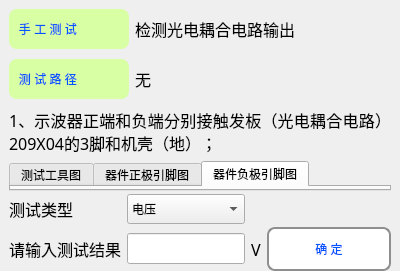
             <widget class="QWidget" name="widget_8" native="true">
              <property name="minimumSize">
               <size>
                <width>400</width>
                <height>0</height>
               </size>
              </property>
              <property name="maximumSize">
               <size>
                <width>400</width>
                <height>16777215</height>
               </size>
              </property>
              <layout class="QVBoxLayout" name="verticalLayout_37">
               <property name="spacing">
                <number>0</number>
               </property>
               <property name="leftMargin">
                <number>0</number>
               </property>
               <property name="topMargin">
                <number>0</number>
               </property>
               <property name="rightMargin">
                <number>0</number>
               </property>
               <property name="bottomMargin">
                <number>0</number>
               </property>
               <item>
                <widget class="QWidget" name="widget_test_procedure" native="true">
                 <property name="minimumSize">
                  <size>
                   <width>200</width>
                   <height>0</height>
                  </size>
                 </property>
                 <property name="maximumSize">
                  <size>
                   <width>16777215</width>
                   <height>70</height>
                  </size>
                 </property>
                 <layout class="QHBoxLayout" name="horizontalLayout_17">
                  <property name="bottomMargin">
                   <number>5</number>
                  </property>
                  <item>
                   <widget class="QLabel" name="label_test_type">
                    <property name="minimumSize">
                     <size>
                      <width>120</width>
                      <height>40</height>
                     </size>
                    </property>
                    <property name="maximumSize">
                     <size>
                      <width>100</width>
                      <height>16777215</height>
                     </size>
                    </property>
                    <property name="styleSheet">
                     <string notr="true">QLabel { 
    /*border: 2px solid #8f8f91;*/
    border-radius: 8px; 
    min-width: 120px;
    min-height: 40px;
	background-color: rgb(216, 255, 164);
	color: rgb(0, 85, 255);
	font: 75 10pt &quot;微软雅黑&quot;;
 }</string>
                    </property>
                    <property name="text">
                     <string>   手 工 测 试</string>
                    </property>
                   </widget>
                  </item>
                  <item>
                   <widget class="QLabel" name="label_test_procedure">
                    <property name="minimumSize">
                     <size>
                      <width>0</width>
                      <height>0</height>
                     </size>
                    </property>
                    <property name="maximumSize">
                     <size>
                      <width>16777215</width>
                      <height>16777215</height>
                     </size>
                    </property>
                    <property name="font">
                     <font>
                      <family>微软雅黑</family>
                      <pointsize>12</pointsize>
                      <weight>50</weight>
                      <italic>false</italic>
                      <bold>false</bold>
                     </font>
                    </property>
                    <property name="styleSheet">
                     <string notr="true"/>
                    </property>
                    <property name="text">
                     <string>检测光电耦合电路输出</string>
                    </property>
                    <property name="wordWrap">
                     <bool>true</bool>
                    </property>
                   </widget>
                  </item>
                 </layout>
                </widget>
               </item>
               <item>
                <widget class="QWidget" name="widget_test_procedure_2" native="true">
                 <property name="maximumSize">
                  <size>
                   <width>16777215</width>
                   <height>70</height>
                  </size>
                 </property>
                 <layout class="QHBoxLayout" name="horizontalLayout_41">
                  <property name="topMargin">
                   <number>5</number>
                  </property>
                  <item>
                   <widget class="QLabel" name="label_test_road_sign">
                    <property name="minimumSize">
                     <size>
                      <width>120</width>
                      <height>40</height>
                     </size>
                    </property>
                    <property name="maximumSize">
                     <size>
                      <width>100</width>
                      <height>16777215</height>
                     </size>
                    </property>
                    <property name="styleSheet">
                     <string notr="true">QLabel { 
    /*border: 2px solid #8f8f91;*/
    border-radius: 8px; 
    min-width: 120px;
    min-height: 40px;
	background-color: rgb(216, 255, 164);
	color: rgb(0, 85, 255);
	font: 75 10pt &quot;微软雅黑&quot;;
 }</string>
                    </property>
                    <property name="text">
                     <string>   测 试 路 径</string>
                    </property>
                   </widget>
                  </item>
                  <item>
                   <widget class="QLabel" name="label_test_road">
                    <property name="minimumSize">
                     <size>
                      <width>0</width>
                      <height>0</height>
                     </size>
                    </property>
                    <property name="maximumSize">
                     <size>
                      <width>16777215</width>
                      <height>16777215</height>
                     </size>
                    </property>
                    <property name="font">
                     <font>
                      <family>微软雅黑</family>
                      <pointsize>12</pointsize>
                      <weight>50</weight>
                      <italic>false</italic>
                      <bold>false</bold>
                     </font>
                    </property>
                    <property name="text">
                     <string>无</string>
                    </property>
                    <property name="wordWrap">
                     <bool>true</bool>
                    </property>
                   </widget>
                  </item>
                 </layout>
                </widget>
               </item>
               <item>
                <widget class="QWidget" name="widget_test_description" native="true">
                 <property name="minimumSize">
                  <size>
                   <width>200</width>
                   <height>80</height>
                  </size>
                 </property>
                 <property name="maximumSize">
                  <size>
                   <width>16777215</width>
                   <height>16777215</height>
                  </size>
                 </property>
                 <layout class="QGridLayout" name="gridLayout_7">
                  <property name="topMargin">
                   <number>0</number>
                  </property>
                  <property name="bottomMargin">
                   <number>0</number>
                  </property>
                  <item row="1" column="0">
                   <widget class="QTabWidget" name="tabWidget_testpointPic">
                    <property name="currentIndex">
                     <number>2</number>
                    </property>
                    <widget class="QWidget" name="tab_20">
                     <attribute name="title">
                      <string>测试工具图</string>
                     </attribute>
                    </widget>
                    <widget class="QWidget" name="tab_21">
                     <attribute name="title">
                      <string>器件正极引脚图</string>
                     </attribute>
                    </widget>
                    <widget class="QWidget" name="tab_22">
                     <attribute name="title">
                      <string>器件负极引脚图</string>
                     </attribute>
                    </widget>
                   </widget>
                  </item>
                  <item row="0" column="0">
                   <widget class="QLabel" name="label_test_description_1">
                    <property name="font">
                     <font>
                      <family>微软雅黑</family>
                      <pointsize>12</pointsize>
                      <weight>50</weight>
                      <italic>false</italic>
                      <bold>false</bold>
                     </font>
                    </property>
                    <property name="styleSheet">
                     <string notr="true"/>
                    </property>
                    <property name="lineWidth">
                     <number>1</number>
                    </property>
                    <property name="text">
                     <string>1、示波器正端和负端分别接触发板（光电耦合电路）209X04的3脚和机壳（地）；</string>
                    </property>
                    <property name="textFormat">
                     <enum>Qt::AutoText</enum>
                    </property>
                    <property name="alignment">
                     <set>Qt::AlignJustify|Qt::AlignVCenter</set>
                    </property>
                    <property name="wordWrap">
                     <bool>true</bool>
                    </property>
                    <property name="margin">
                     <number>0</number>
                    </property>
                    <property name="indent">
                     <number>-1</number>
                    </property>
                   </widget>
                  </item>
                 </layout>
                </widget>
               </item>
               <item>
                <widget class="QWidget" name="widget_Mannul_InputValue" native="true">
                 <property name="minimumSize">
                  <size>
                   <width>0</width>
                   <height>60</height>
                  </size>
                 </property>
                 <property name="maximumSize">
                  <size>
                   <width>16777215</width>
                   <height>80</height>
                  </size>
                 </property>
                 <layout class="QGridLayout" name="gridLayout_3">
                  <property name="topMargin">
                   <number>3</number>
                  </property>
                  <property name="bottomMargin">
                   <number>0</number>
                  </property>
                  <property name="verticalSpacing">
                   <number>3</number>
                  </property>
                  <item row="1" column="1">
                   <widget class="QLineEdit" name="EdInputVal1">
                    <property name="minimumSize">
                     <size>
                      <width>0</width>
                      <height>30</height>
                     </size>
                    </property>
                    <property name="font">
                     <font>
                      <family>微软雅黑</family>
                      <pointsize>12</pointsize>
                      <weight>50</weight>
                      <italic>false</italic>
                      <bold>false</bold>
                     </font>
                    </property>
                   </widget>
                  </item>
                  <item row="1" column="0">
                   <widget class="QLabel" name="label">
                    <property name="font">
                     <font>
                      <family>微软雅黑</family>
                      <pointsize>12</pointsize>
                      <weight>50</weight>
                      <italic>false</italic>
                      <bold>false</bold>
                     </font>
                    </property>
                    <property name="text">
                     <string>请输入测试结果</string>
                    </property>
                   </widget>
                  </item>
                  <item row="1" column="3">
                   <widget class="QToolButton" name="btm_CalTestResult">
                    <property name="minimumSize">
                     <size>
                      <width>124</width>
                      <height>44</height>
                     </size>
                    </property>
                    <property name="maximumSize">
                     <size>
                      <width>100</width>
                      <height>44</height>
                     </size>
                    </property>
                    <property name="styleSheet">
                     <string notr="true">QToolButton { 
    border: 2px solid #8f8f91;
    border-radius: 8px; 
    min-width: 120px;
    min-height: 40px;
	background-color: rgb(255, 255, 255);
	color: rgb(0, 85, 255);
	font: 75 12pt &quot;微软雅黑&quot;;
 }
QToolButton:pressed {
    border: 2px solid #8f8f91;
    border-radius: 6px; 
    background-color: rgb(255, 255, 255);
    min-width: 120px;
    min-height: 40px;
	color: rgb(0, 85, 255);
	font: 75 10pt &quot;微软雅黑&quot;;
}</string>
                    </property>
                    <property name="text">
                     <string>确 定</string>
                    </property>
                   </widget>
                  </item>
                  <item row="1" column="2">
                   <widget class="QLabel" name="LbDW">
                    <property name="font">
                     <font>
                      <family>微软雅黑</family>
                      <pointsize>12</pointsize>
                      <weight>50</weight>
                      <italic>false</italic>
                      <bold>false</bold>
                     </font>
                    </property>
                    <property name="text">
                     <string>V</string>
                    </property>
                   </widget>
                  </item>
                  <item row="0" column="1">
                   <widget class="QComboBox" name="CbTestType">
                    <property name="minimumSize">
                     <size>
                      <width>0</width>
                      <height>30</height>
                     </size>
                    </property>
                    <property name="maximumSize">
                     <size>
                      <width>16777215</width>
                      <height>30</height>
                     </size>
                    </property>
                    <item>
                     <property name="text">
                      <string>电压</string>
                     </property>
                    </item>
                    <item>
                     <property name="text">
                      <string>电流</string>
                     </property>
                    </item>
                    <item>
                     <property name="text">
                      <string>电阻</string>
                     </property>
                    </item>
                   </widget>
                  </item>
                  <item row="0" column="0">
                   <widget class="QLabel" name="label_3">
                    <property name="font">
                     <font>
                      <family>微软雅黑</family>
                      <pointsize>12</pointsize>
                      <weight>50</weight>
                      <italic>false</italic>
                      <bold>false</bold>
                     </font>
                    </property>
                    <property name="text">
                     <string>测试类型</string>
                    </property>
                   </widget>
                  </item>
                 </layout>
                </widget>
               </item>
              </layout>
             </widget>
